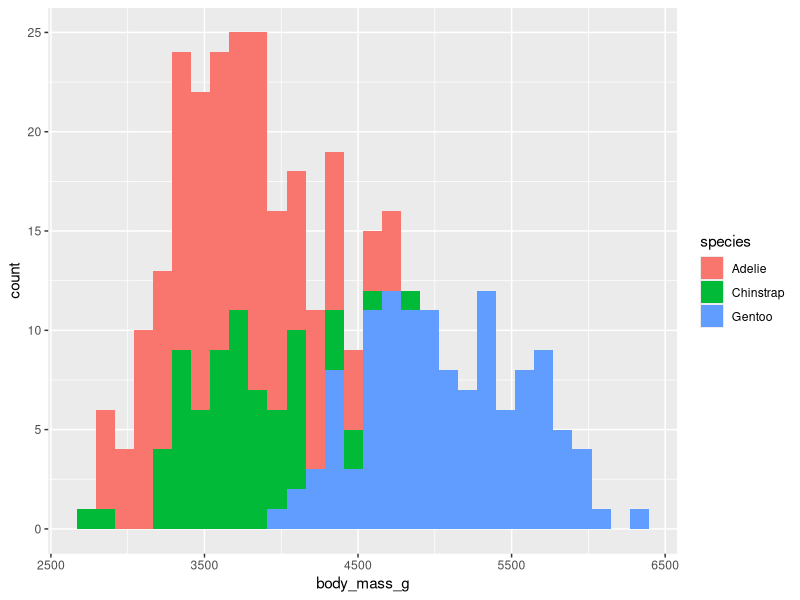
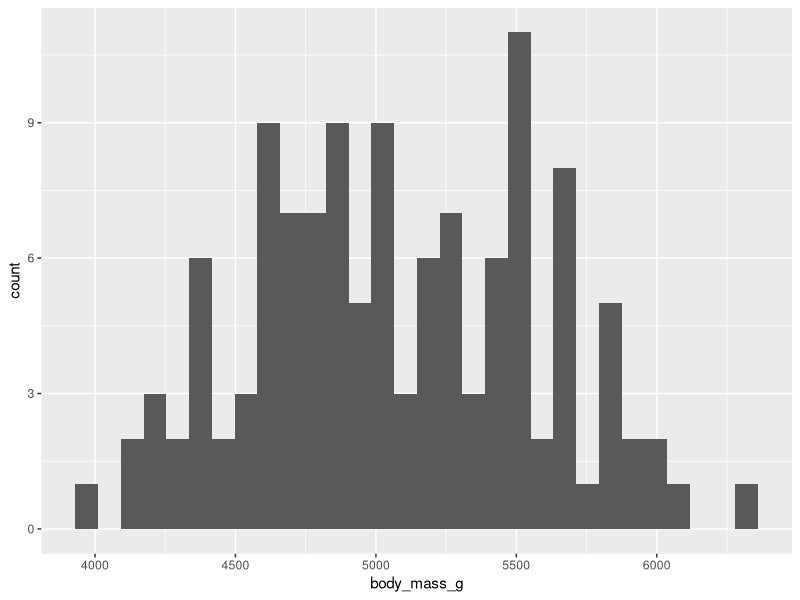
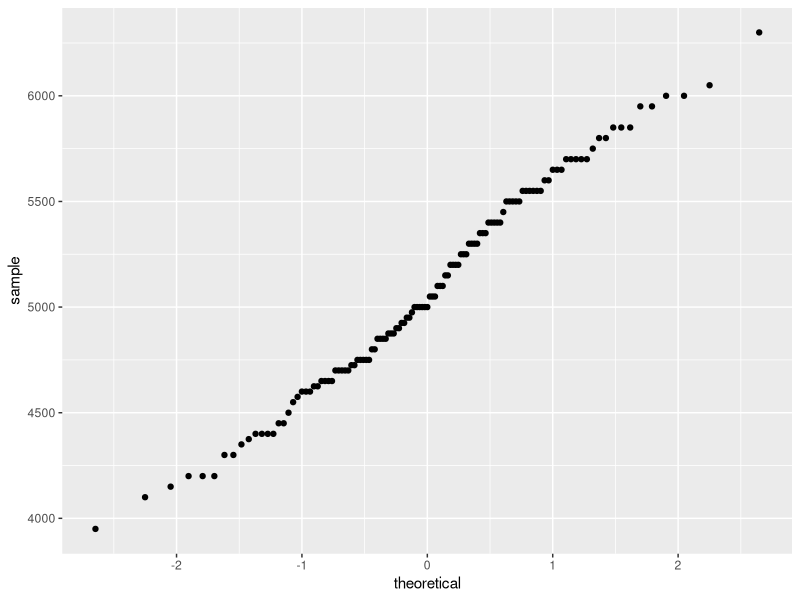
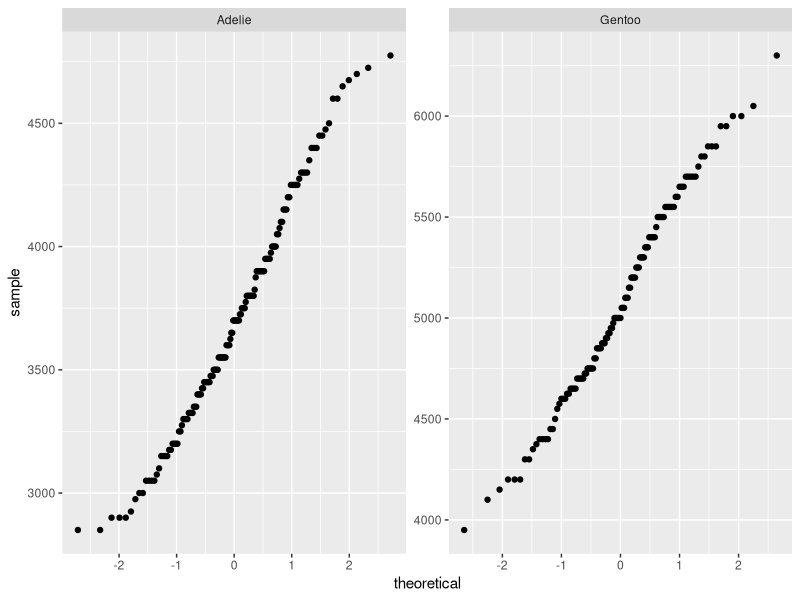
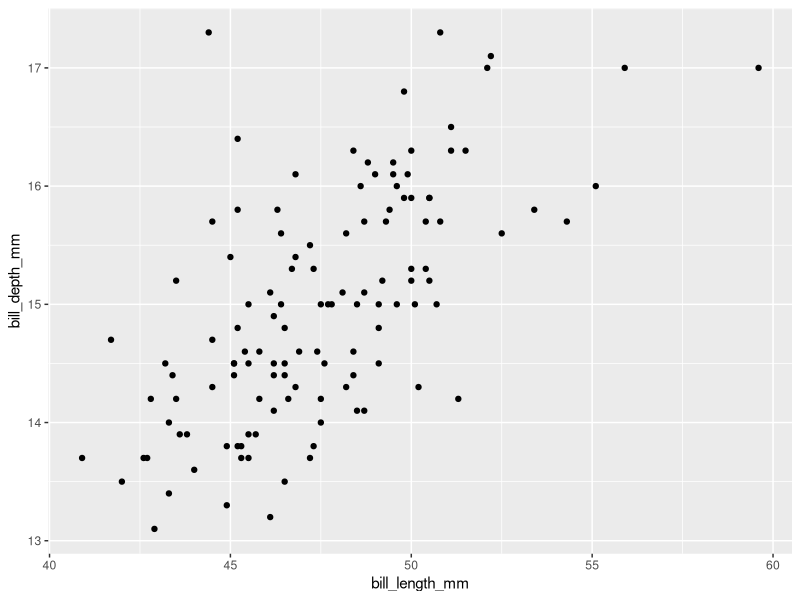
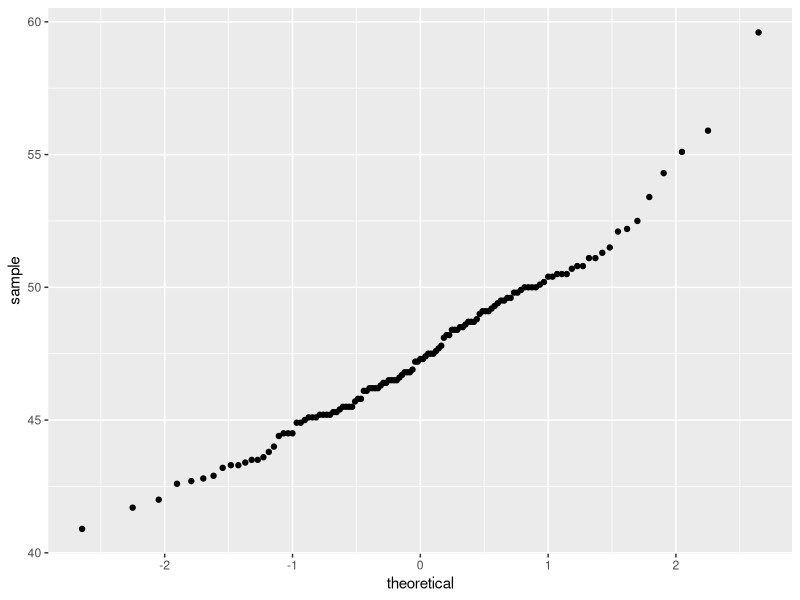
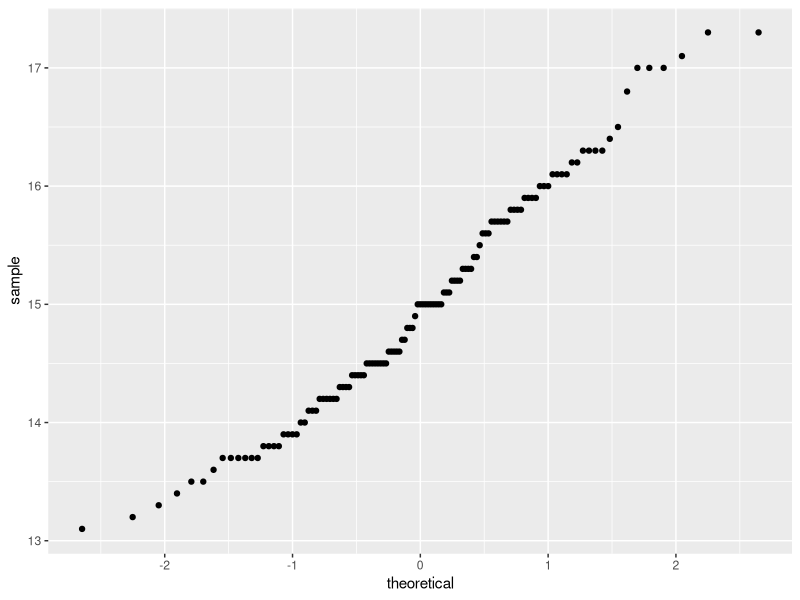
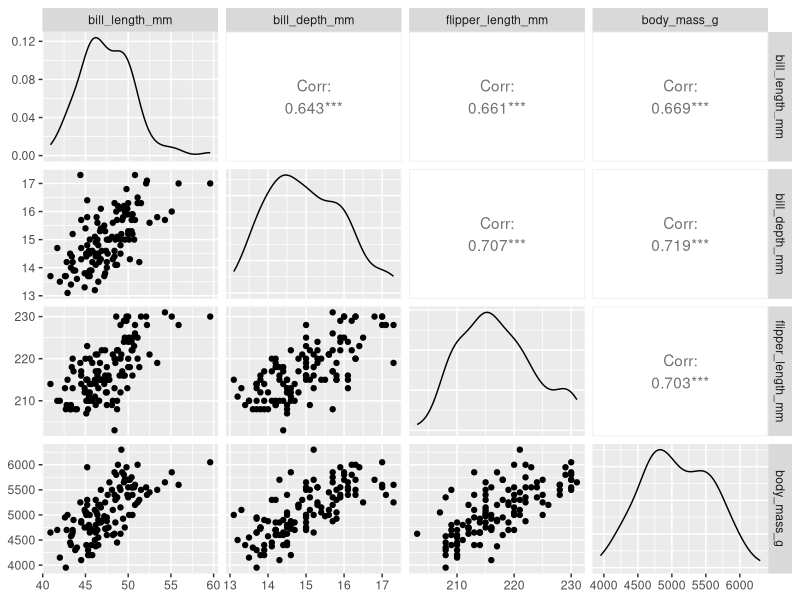

Reproduce these figures in R, in order.
# SEP
# 2023-02-21
# Intro to t-tests and Correlations

library(palmerpenguins)
library(tidyverse)
library(rstatix)

head(penguins)
ggplot(data = penguins) +
  geom_histogram(aes(x=body_mass_g, fill = species))

# one-sample t-test
gentoo = penguins %>%
  filter(species == "Gentoo")
head(gentoo)

ggplot(data= gentoo) +
  geom_histogram(aes(x=body_mass_g))

ggplot(data = gentoo)+
  stat_qq(aes(sample= body_mass_g))
# a perfect distribution is a 1:1 line

gentoo %>%
  summarize(mean_body_mass_g = mean(body_mass_g, na.rm = TRUE), 
            sd_body_mass_g = sd(body_mass_g, na.rm = TRUE))
# 5076g + or - 504

# run t test:
# mu is the literature derived value I am comparing my mean to 
t.test(gentoo$body_mass_g, mu=5500)
# t = -9.3276, df = 122, p-value = 6.051e-16
# statistically different than the literature derived value
# Null hypothesis rejected

t_test_results = gentoo %>%
  t_test(body_mass_g ~ 1, mu = 5500)
# results are now in a data frame. A lot easier to pull from. 

# two_sample t-test
# are the gentoo or the adelie penguins heavier or similar
data_for_t_test = penguins %>%
  filter(species %in% c("Gentoo", "Adelie"), 
         !is.na(body_mass_g)) %>%
  select(species, body_mass_g) %>%
  droplevels() # gets rid of chinstrap = 0 

summary(data_for_t_test)

data_for_t_test %>%
  group_by(species) %>% #group before you summarize
  summarize(mean= mean(body_mass_g), 
            sd = sd(body_mass_g))

ggplot(data = data_for_t_test) + 
  stat_qq(aes(sample= body_mass_g)) +
  facet_wrap(~species, scales = "free")
#scales can be free or fixed

# t-test two samples has one assumption: the equality of the variances are the same
# way to test if the variances of the two distributions are similar is the levene's test

data_for_t_test %>%
  levene_test(body_mass_g ~ species)
# body mass as a function of species
# if the p-value is small < 0.05 then the variances are unequal
# if the p-value is larger so we can accept the null that the variance between the two samples are similar
# different statistic is the welches t-test if you have unequal variances

t.test(data_for_t_test$body_mass_g ~ data_for_t_test$species, var.equal = TRUE)
# look at the body mass of the species are the means of the distribution similar
# says welch two sample t-test, we can trust it because it is a more conservative test
# if welch is statistical different than the students t-test will be statistical different
# var.equal = TRUE overrides the welchs t-test

# Correlations

ggplot(data = gentoo) +
  geom_point(aes(x= bill_length_mm, y= bill_depth_mm))

ggplot(data= gentoo) +
  stat_qq(aes(sample= bill_length_mm))

ggplot(data= gentoo) +
  stat_qq(aes(sample= bill_depth_mm))

cor(x=gentoo$bill_length_mm, y= gentoo$bill_depth_mm, use = "complete.obs")
# use function is only use rows where none of the columns have NAs
# 0.64 correlation, correlation of 1, you have done something wrong, you have plotted the same data twice.
cor.test(x=gentoo$bill_length_mm, y=gentoo$bill_depth_mm, use = "complete.obs")
# more complete test for statistics but the correlation is still the same

gentoo %>% 
  cor_test(bill_length_mm, bill_depth_mm)
# this puts your statistics data in a table version for when you have multiple tests

head(gentoo)
#correlation matrix all the rows and columns 3 4 5 and 6
cor(gentoo[,c(3:6)], use="complete.obs")

library(GGally)

gentoo %>%
  select(bill_length_mm, bill_depth_mm, flipper_length_mm, body_mass_g) %>%
  ggpairs()
# correlation between the variables, scatter plots, and density distribution for each of our variables
# *** means the correlations are statistically significant 

#pretty
penguins %>%
  select(species, body_mass_g, ends_with("_mm")) %>% # clever way to select variables with names that end in "_mm"
  GGally::ggpairs(aes(color = species))

penguins %>%
  select(species, bill_length_mm, bill_depth_mm, flipper_length_mm, body_mass_g) %>%
  GGally::ggpairs(aes(color = species))









